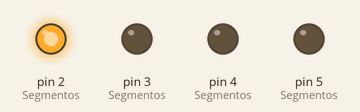
Recording of a sketch running on a simulated Arduino Uno, built with avr-gcc and run on an emulated ATmega328P. Shown: output pins drawn as LEDs (lit = HIGH). What the sketch prints to the serial monitor is not drawn.

Above: at 0.7 s.
At 1.7 s:
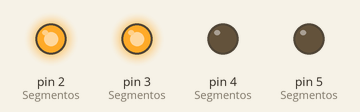
At 3.7 s:
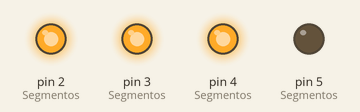
At 4.7 s:
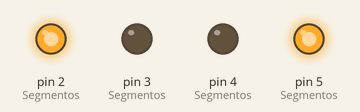
At 7.7 s:
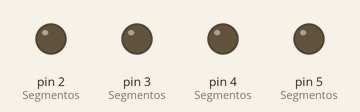
At 12.8 s:
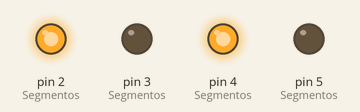
Timing chart, 0 to 13.3 s (numbered marks = the images above):
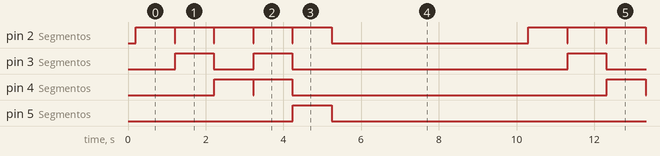

Measured:
- by itself, pin 2 (Segmentos): repeats every 10.1 s: 3 × (HIGH 1.0 s, LOW 0.01 s), HIGH 1.0 s, LOW 5.1 s, HIGH 1.0 s, LOW 0.01 s
- by itself, pin 3 (Segmentos): repeats every 10.1 s: LOW 1.0 s, HIGH 1.0 s, LOW 7.1 s, HIGH 1.0 s
- by itself, pin 4 (Segmentos): repeats every 10.1 s: LOW 0.01 s, HIGH 1.0 s, LOW 8.1 s, HIGH 1.0 s
- by itself, pin 5 (Segmentos): alternates HIGH for 1.0 s and LOW for 9.1 s

The sketch:

Parte_1___pr_ctica_5.ino
```cpp
/*
   Fundacion Kinal
   Centro educativo tecnico laboral Kinal
   Quinto perito
   Quinto electronica
   Codigo Tecnico: EB5AV / EB5AV
   Curso: Taller de electronica digital y reparacion de computadoras I
   Proyecto: Parte 1, práctica 5
   Dev: Josivar Sebastian rayjam Alva López
   Fecha: 5 de mayo del año 2024
   link de la simulacion:
*/

float Kilogramos = 5.35;
float Libras;

float Amperios = 2.98;
float microA;

//Variables para los pines digitales y segmentos del display
const int A = 2;
const int B = 3;
const int C = 4;
const int D = 5;

const int i_pin = 0;
const int N = 4;
const int Segmentos[N] = {A, B, C, D};

const int Digitos[10][N] = {
    {1, 0, 0, 0}, //1
    {1, 1, 0, 0}, //3
    {1, 0, 1, 0}, //5
    {1, 1, 1, 0}, //7
    {1, 0, 0, 1}  //9
};

float Conversion_KG_a_LB() {
    // 1 kilogramo equivale a 2.20462 libras
    return Kilogramos * 2.20462;
}

float Conversion_A_a_microA() {
    // 1 Amperio equivale a 1000000 microAmperios
    return Amperios * 1000000;
}

void setup() {
    Serial.begin(9600);

    //Proceso de conversion en el monitor serial
    Libras = Conversion_KG_a_LB();
    Serial.print(Kilogramos);
    Serial.print(" kilogramos son equivalentes a ");
    Serial.print(Libras);
    Serial.println(" libras.");
    delay(100);

    microA = Conversion_A_a_microA();
    Serial.print(Amperios);
    Serial.print(" Amperios son equivalentes a ");
    Serial.print(microA);
    Serial.println(" Micro Amperios.");
    delay(100);

    // Llamo a la funcion donde se configuraron los estados de los pines
    configPins();
}

void configPins() {
    int j;

    for (j = 0; j < N; j++) {
        pinMode(Segmentos[j], OUTPUT);
        digitalWrite(Segmentos[j], HIGH);
    }
}

void print(int d) {
    int k;

    for (k = 0; k < N; k++) {
        digitalWrite(Segmentos[k], Digitos[d][k]);
    }
    delay(1000); // Delay para visualizar cada dígito

    // Apagar los segmentos después de mostrar cada dígito
    for (k = 0; k < N; k++) {
        digitalWrite(Segmentos[k], LOW);
    }
}

void loop() {
    int l;

    for (l = 0; l < 10; l++) {
        print(l);
        delay(10);
    }
}
```
